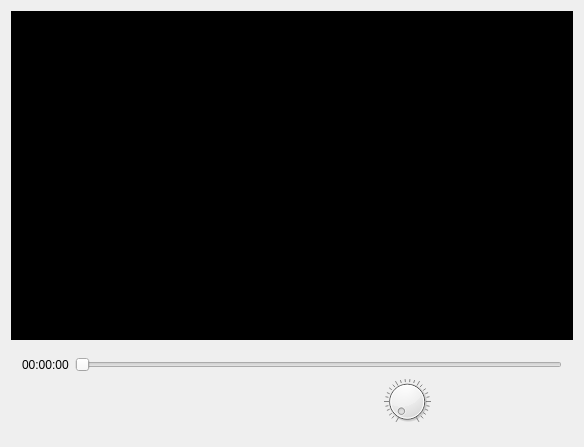
<?xml version="1.0" encoding="UTF-8"?>
<ui version="4.0">
 <class>Widget</class>
 <widget class="QWidget" name="Widget">
  <property name="geometry">
   <rect>
    <x>0</x>
    <y>0</y>
    <width>584</width>
    <height>447</height>
   </rect>
  </property>
  <property name="windowTitle">
   <string>播放器</string>
  </property>
  <layout class="QGridLayout" name="gridLayout_3">
   <item row="0" column="0">
    <layout class="QGridLayout" name="gridLayout">
     <item row="0" column="0">
      <widget class="QLabel" name="lbl_show">
       <property name="minimumSize">
        <size>
         <width>0</width>
         <height>200</height>
        </size>
       </property>
       <property name="styleSheet">
        <string notr="true">background-color: rgb(0,0,0);</string>
       </property>
       <property name="text">
        <string/>
       </property>
      </widget>
     </item>
    </layout>
   </item>
   <item row="1" column="0">
    <widget class="QWidget" name="widget" native="true">
     <property name="maximumSize">
      <size>
       <width>16777215</width>
       <height>90</height>
      </size>
     </property>
     <layout class="QGridLayout" name="gridLayout_2">
      <item row="0" column="0">
       <layout class="QHBoxLayout" name="horizontalLayout_2">
        <item>
         <widget class="QLabel" name="label">
          <property name="text">
           <string>00:00:00</string>
          </property>
         </widget>
        </item>
        <item>
         <widget class="QSlider" name="horizontalSlider">
          <property name="focusPolicy">
           <enum>Qt::NoFocus</enum>
          </property>
          <property name="maximum">
           <number>100</number>
          </property>
          <property name="orientation">
           <enum>Qt::Horizontal</enum>
          </property>
         </widget>
        </item>
       </layout>
      </item>
      <item row="1" column="0">
       <layout class="QHBoxLayout" name="horizontalLayout">
        <item>
         <spacer name="horizontalSpacer_2">
          <property name="orientation">
           <enum>Qt::Horizontal</enum>
          </property>
          <property name="sizeHint" stdset="0">
           <size>
            <width>40</width>
            <height>20</height>
           </size>
          </property>
         </spacer>
        </item>
        <item>
         <widget class="QPushButton" name="btn_open">
          <property name="focusPolicy">
           <enum>Qt::NoFocus</enum>
          </property>
          <property name="text">
           <string/>
          </property>
          <property name="icon">
           <iconset resource="res.qrc">
            <normaloff>:/new/prefix1/images/open3.png</normaloff>:/new/prefix1/images/open3.png</iconset>
          </property>
          <property name="iconSize">
           <size>
            <width>50</width>
            <height>50</height>
           </size>
          </property>
          <property name="flat">
           <bool>true</bool>
          </property>
         </widget>
        </item>
        <item>
         <widget class="QPushButton" name="btn_previous">
          <property name="focusPolicy">
           <enum>Qt::NoFocus</enum>
          </property>
          <property name="text">
           <string/>
          </property>
          <property name="icon">
           <iconset resource="res.qrc">
            <normaloff>:/new/prefix1/images/previous.png</normaloff>:/new/prefix1/images/previous.png</iconset>
          </property>
          <property name="iconSize">
           <size>
            <width>50</width>
            <height>50</height>
           </size>
          </property>
          <property name="flat">
           <bool>true</bool>
          </property>
         </widget>
        </item>
        <item>
         <widget class="QPushButton" name="btn_play">
          <property name="focusPolicy">
           <enum>Qt::NoFocus</enum>
          </property>
          <property name="text">
           <string/>
          </property>
          <property name="icon">
           <iconset resource="res.qrc">
            <normaloff>:/new/prefix1/images/play.png</normaloff>:/new/prefix1/images/play.png</iconset>
          </property>
          <property name="iconSize">
           <size>
            <width>50</width>
            <height>50</height>
           </size>
          </property>
          <property name="flat">
           <bool>true</bool>
          </property>
         </widget>
        </item>
        <item>
         <widget class="QPushButton" name="btn_next">
          <property name="focusPolicy">
           <enum>Qt::NoFocus</enum>
          </property>
          <property name="text">
           <string/>
          </property>
          <property name="icon">
           <iconset resource="res.qrc">
            <normaloff>:/new/prefix1/images/next.png</normaloff>:/new/prefix1/images/next.png</iconset>
          </property>
          <property name="iconSize">
           <size>
            <width>50</width>
            <height>50</height>
           </size>
          </property>
          <property name="flat">
           <bool>true</bool>
          </property>
         </widget>
        </item>
        <item>
         <widget class="QPushButton" name="btn_voice">
          <property name="text">
           <string/>
          </property>
          <property name="icon">
           <iconset resource="res.qrc">
            <normaloff>:/new/prefix1/images/voice.png</normaloff>:/new/prefix1/images/voice.png</iconset>
          </property>
          <property name="iconSize">
           <size>
            <width>50</width>
            <height>50</height>
           </size>
          </property>
          <property name="flat">
           <bool>true</bool>
          </property>
         </widget>
        </item>
        <item>
         <widget class="QDial" name="dial">
          <property name="maximumSize">
           <size>
            <width>80</width>
            <height>80</height>
           </size>
          </property>
          <property name="focusPolicy">
           <enum>Qt::NoFocus</enum>
          </property>
          <property name="maximum">
           <number>100</number>
          </property>
          <property name="notchesVisible">
           <bool>true</bool>
          </property>
         </widget>
        </item>
        <item>
         <spacer name="horizontalSpacer">
          <property name="orientation">
           <enum>Qt::Horizontal</enum>
          </property>
          <property name="sizeHint" stdset="0">
           <size>
            <width>40</width>
            <height>20</height>
           </size>
          </property>
         </spacer>
        </item>
       </layout>
      </item>
     </layout>
    </widget>
   </item>
  </layout>
 </widget>
 <layoutdefault spacing="6" margin="11"/>
 <resources>
  <include location="res.qrc"/>
 </resources>
 <connections/>
</ui>
